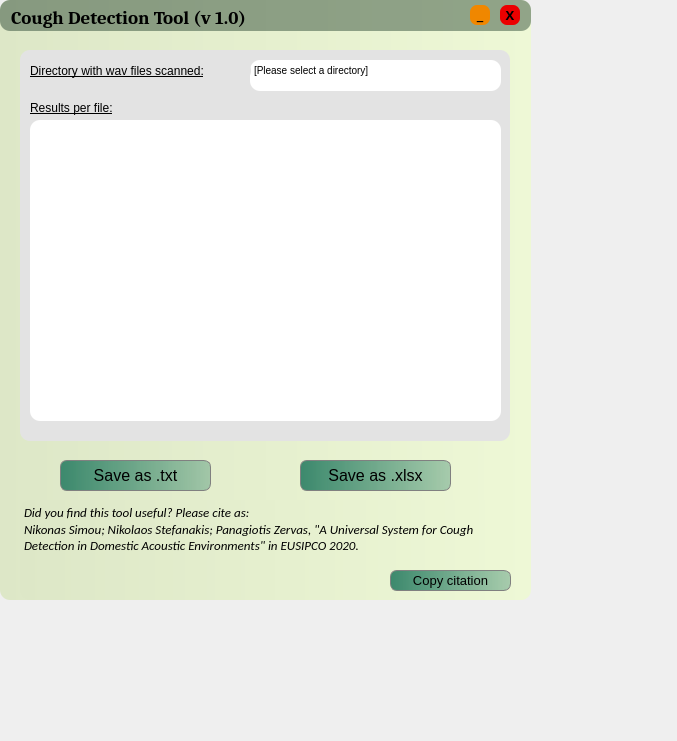
<?xml version="1.0" encoding="UTF-8"?>
<ui version="4.0">
 <class>MainWindow</class>
 <widget class="QMainWindow" name="MainWindow">
  <property name="geometry">
   <rect>
    <x>0</x>
    <y>0</y>
    <width>677</width>
    <height>741</height>
   </rect>
  </property>
  <property name="windowTitle">
   <string>MainWindow</string>
  </property>
  <widget class="QWidget" name="centralwidget">
   <widget class="QFrame" name="frame">
    <property name="geometry">
     <rect>
      <x>0</x>
      <y>0</y>
      <width>531</width>
      <height>600</height>
     </rect>
    </property>
    <property name="styleSheet">
     <string notr="true">background-color: qlineargradient(spread:pad, x1:0, y1:0, x2:1, y2:0, stop:0 rgba(221, 231, 199, 255), stop:1 rgba(238, 248, 214, 255));
border-radius: 10px
</string>
    </property>
    <property name="frameShape">
     <enum>QFrame::StyledPanel</enum>
    </property>
    <property name="frameShadow">
     <enum>QFrame::Raised</enum>
    </property>
    <widget class="QFrame" name="frame_2">
     <property name="geometry">
      <rect>
       <x>20</x>
       <y>50</y>
       <width>490</width>
       <height>391</height>
      </rect>
     </property>
     <property name="styleSheet">
      <string notr="true">background-color: rgb(227, 227, 227);border-radius:10px;</string>
     </property>
     <property name="frameShape">
      <enum>QFrame::StyledPanel</enum>
     </property>
     <property name="frameShadow">
      <enum>QFrame::Raised</enum>
     </property>
     <widget class="QTextBrowser" name="wav_folder">
      <property name="geometry">
       <rect>
        <x>230</x>
        <y>10</y>
        <width>251</width>
        <height>31</height>
       </rect>
      </property>
      <property name="font">
       <font>
        <pointsize>9</pointsize>
       </font>
      </property>
      <property name="styleSheet">
       <string notr="true">background-color:rgb(255, 255, 255)</string>
      </property>
      <property name="html">
       <string>&lt;!DOCTYPE HTML PUBLIC &quot;-//W3C//DTD HTML 4.0//EN&quot; &quot;http://www.w3.org/TR/REC-html40/strict.dtd&quot;&gt;
&lt;html&gt;&lt;head&gt;&lt;meta name=&quot;qrichtext&quot; content=&quot;1&quot; /&gt;&lt;style type=&quot;text/css&quot;&gt;
p, li { white-space: pre-wrap; }
&lt;/style&gt;&lt;/head&gt;&lt;body style=&quot; font-family:'MS Shell Dlg 2'; font-size:9pt; font-weight:400; font-style:normal;&quot;&gt;
&lt;p style=&quot; margin-top:0px; margin-bottom:0px; margin-left:0px; margin-right:0px; -qt-block-indent:0; text-indent:0px;&quot;&gt;&lt;span style=&quot; font-size:7.8pt;&quot;&gt;[Please select a directory]&lt;/span&gt;&lt;/p&gt;&lt;/body&gt;&lt;/html&gt;</string>
      </property>
     </widget>
     <widget class="QLabel" name="label">
      <property name="geometry">
       <rect>
        <x>10</x>
        <y>10</y>
        <width>221</width>
        <height>21</height>
       </rect>
      </property>
      <property name="font">
       <font>
        <pointsize>9</pointsize>
        <weight>50</weight>
        <bold>false</bold>
        <underline>true</underline>
       </font>
      </property>
      <property name="styleSheet">
       <string notr="true"/>
      </property>
      <property name="text">
       <string>Directory with wav files scanned:</string>
      </property>
     </widget>
     <widget class="QLabel" name="label_3">
      <property name="geometry">
       <rect>
        <x>10</x>
        <y>50</y>
        <width>151</width>
        <height>16</height>
       </rect>
      </property>
      <property name="font">
       <font>
        <pointsize>9</pointsize>
        <underline>true</underline>
       </font>
      </property>
      <property name="text">
       <string>Results per file:</string>
      </property>
     </widget>
     <widget class="QPlainTextEdit" name="results">
      <property name="geometry">
       <rect>
        <x>10</x>
        <y>70</y>
        <width>471</width>
        <height>301</height>
       </rect>
      </property>
      <property name="styleSheet">
       <string notr="true">background-color: rgb(255, 255, 255);</string>
      </property>
     </widget>
    </widget>
    <widget class="QFrame" name="frame_3">
     <property name="geometry">
      <rect>
       <x>0</x>
       <y>0</y>
       <width>531</width>
       <height>31</height>
      </rect>
     </property>
     <property name="styleSheet">
      <string notr="true">background-color: rgba(1, 32, 15, 100)</string>
     </property>
     <property name="frameShape">
      <enum>QFrame::StyledPanel</enum>
     </property>
     <property name="frameShadow">
      <enum>QFrame::Raised</enum>
     </property>
     <widget class="QPushButton" name="btn_min">
      <property name="geometry">
       <rect>
        <x>470</x>
        <y>5</y>
        <width>20</width>
        <height>20</height>
       </rect>
      </property>
      <property name="font">
       <font>
        <family>Calibri</family>
        <pointsize>10</pointsize>
        <weight>75</weight>
        <bold>true</bold>
       </font>
      </property>
      <property name="styleSheet">
       <string notr="true">QPushButton{ 
border:none; 
border-radius: 7px; 
background-color:rgb(240, 135, 0);
}
QPushButton:hover{
background-color: rgba(240, 135, 0, 150);
}</string>
      </property>
      <property name="text">
       <string>_</string>
      </property>
     </widget>
     <widget class="QPushButton" name="btn_exit">
      <property name="geometry">
       <rect>
        <x>500</x>
        <y>5</y>
        <width>20</width>
        <height>20</height>
       </rect>
      </property>
      <property name="font">
       <font>
        <family>Corbel</family>
        <pointsize>10</pointsize>
        <weight>75</weight>
        <bold>true</bold>
       </font>
      </property>
      <property name="styleSheet">
       <string notr="true">QPushButton{ 
border:none; 
border-radius: 7px; 
background-color: rgb(235, 0, 0);
}
QPushButton:hover{
background-color: rgb(235,0,0, 150);
}</string>
      </property>
      <property name="text">
       <string>X</string>
      </property>
     </widget>
     <widget class="QLabel" name="title">
      <property name="geometry">
       <rect>
        <x>11</x>
        <y>-3</y>
        <width>331</width>
        <height>41</height>
       </rect>
      </property>
      <property name="font">
       <font>
        <family>Caladea</family>
        <pointsize>14</pointsize>
        <weight>75</weight>
        <italic>false</italic>
        <bold>true</bold>
       </font>
      </property>
      <property name="autoFillBackground">
       <bool>false</bool>
      </property>
      <property name="styleSheet">
       <string notr="true">background-color: rgba(255, 255, 255, 0);</string>
      </property>
      <property name="text">
       <string>Cough Detection Tool (v 1.0)</string>
      </property>
     </widget>
    </widget>
    <widget class="QPlainTextEdit" name="cite_label">
     <property name="geometry">
      <rect>
       <x>20</x>
       <y>500</y>
       <width>510</width>
       <height>100</height>
      </rect>
     </property>
     <property name="font">
      <font>
       <family>Calibri</family>
       <pointsize>10</pointsize>
       <italic>true</italic>
      </font>
     </property>
     <property name="mouseTracking">
      <bool>false</bool>
     </property>
     <property name="readOnly">
      <bool>true</bool>
     </property>
     <property name="plainText">
      <string>Did you find this tool useful? Please cite as:
Nikonas Simou; Nikolaos Stefanakis; Panagiotis Zervas, &quot;A Universal System for Cough Detection in Domestic Acoustic Environments&quot; in EUSIPCO 2020.</string>
     </property>
    </widget>
    <widget class="QPushButton" name="copy_citation_2">
     <property name="geometry">
      <rect>
       <x>390</x>
       <y>570</y>
       <width>121</width>
       <height>21</height>
      </rect>
     </property>
     <property name="font">
      <font>
       <pointsize>10</pointsize>
      </font>
     </property>
     <property name="styleSheet">
      <string notr="true">QPushButton{ 
border:0.5px solid grey; 
border-radius: 7px; 
background-color: qlineargradient(spread:pad, x1:0, y1:0, x2:1, y2:0, stop:0 rgba(60, 137, 109, 255), stop:1 rgba(60, 137, 109, 100));
}
QPushButton:hover{
background-color: qlineargradient(spread:pad, x1:0, y1:0, x2:1, y2:0, stop:0 rgba(172, 194, 170, 255), stop:1 rgba(255, 255, 255, 255));
}</string>
     </property>
     <property name="text">
      <string>Copy citation</string>
     </property>
    </widget>
    <widget class="QPushButton" name="btn_run_2">
     <property name="geometry">
      <rect>
       <x>300</x>
       <y>460</y>
       <width>151</width>
       <height>31</height>
      </rect>
     </property>
     <property name="font">
      <font>
       <pointsize>12</pointsize>
      </font>
     </property>
     <property name="styleSheet">
      <string notr="true">QPushButton{ 
border:0.5px solid grey; 
border-radius: 7px; 
background-color: qlineargradient(spread:pad, x1:0, y1:0, x2:1, y2:0, stop:0 rgba(60, 137, 109, 255), stop:1 rgba(60, 137, 109, 100));
}
QPushButton:hover{
background-color: qlineargradient(spread:pad, x1:0, y1:0, x2:1, y2:0, stop:0 rgba(172, 194, 170, 255), stop:1 rgba(255, 255, 255, 255));
}

QPushButton:disabled{
background-color: qlineargradient(spread:pad, x1:0, y1:0, x2:1, y2:0, stop:0 rgba(172, 194, 170, 10), stop:1 rgba(255, 255, 255, 10));
}

</string>
     </property>
     <property name="text">
      <string>Save as .xlsx</string>
     </property>
    </widget>
    <widget class="QPushButton" name="btn_txt">
     <property name="geometry">
      <rect>
       <x>60</x>
       <y>460</y>
       <width>151</width>
       <height>31</height>
      </rect>
     </property>
     <property name="font">
      <font>
       <pointsize>12</pointsize>
      </font>
     </property>
     <property name="styleSheet">
      <string notr="true">QPushButton{ 
border:0.5px solid grey; 
border-radius: 7px; 
background-color: qlineargradient(spread:pad, x1:0, y1:0, x2:1, y2:0, stop:0 rgba(60, 137, 109, 255), stop:1 rgba(60, 137, 109, 100));
}
QPushButton:hover{
background-color: qlineargradient(spread:pad, x1:0, y1:0, x2:1, y2:0, stop:0 rgba(172, 194, 170, 255), stop:1 rgba(255, 255, 255, 255));
}

QPushButton:disabled{
background-color: qlineargradient(spread:pad, x1:0, y1:0, x2:1, y2:0, stop:0 rgba(172, 194, 170, 10), stop:1 rgba(255, 255, 255, 10));
}

</string>
     </property>
     <property name="text">
      <string>Save as .txt</string>
     </property>
    </widget>
   </widget>
  </widget>
 </widget>
 <resources/>
 <connections/>
</ui>
